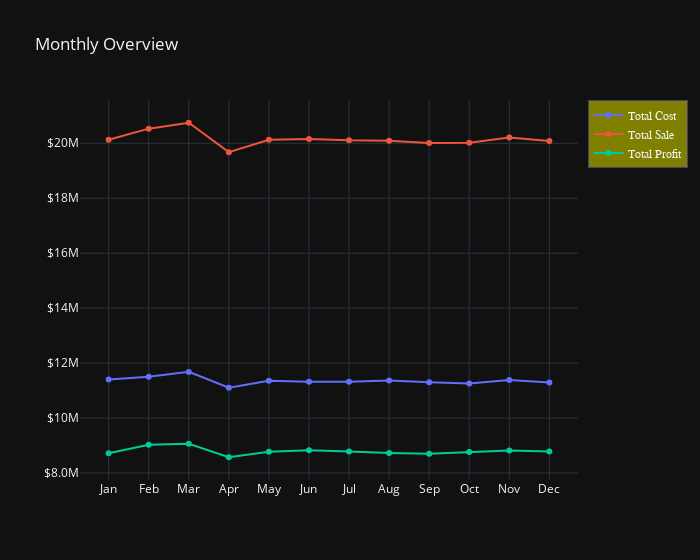

Here is the notebook cell this chart was saved with:
### Code cell
fig = go.Figure()
fig.add_trace(
    go.Scatter(x=mnth_sum.shortmnthname, y=mnth_sum.total_cost, 
               name='Total Cost')
),
fig.add_trace(
    go.Scatter(x=mnth_sum.shortmnthname, y=mnth_sum.total_sale, 
               name='Total Sale')
),
fig.add_trace(
    go.Scatter(x=mnth_sum.shortmnthname, y=mnth_sum.total_profit,
               name='Total Profit')
)
fig.update_layout(title='Monthly Overview', width=700,
                  xaxis=dict(ticktext=mnth_order,
                             tickvals=[1,2,3,4,5,6,7,8,9,10,11,12]),
                  yaxis=dict(tickformat='$.2s'),
                  legend = dict(
                        orientation='v',
                        title='',
                        font = dict(
                        family="Courier",
                        size=12,
                        ),
                        bgcolor='olive',
                        bordercolor='blue',
                        borderwidth=.5
                    )
                  )

### Figure 1 — Plotly figure (JSON) as saved in the notebook; plotly's stock layout.template omitted (floating-point values rounded to 4 significant figures)
{"data": [{"name": "Total Cost", "type": "scatter", "x": [1, 2, 3, 4, 5, 6, 7, 8, 9, 10, 11, 12], "y": [11406060, 11503400, 11680670, 11103620, 11356250, 11324060, 11320340, 11363860, 11307040, 11254550, 11386870, 11298510]}, {"name": "Total Sale", "type": "scatter", "x": [1, 2, 3, 4, 5, 6, 7, 8, 9, 10, 11, 12], "y": [20129050, 20531850, 20746800, 19677450, 20128500, 20152500, 20107350, 20094800, 20009700, 20021650, 20207200, 20085800]}, {"name": "Total Profit", "type": "scatter", "x": [1, 2, 3, 4, 5, 6, 7, 8, 9, 10, 11, 12], "y": [8722990, 9028450, 9066130, 8573830, 8772250, 8828440, 8787010, 8730940, 8702660, 8767100, 8820330, 8787290]}], "layout": {"legend": {"bgcolor": "olive", "bordercolor": "blue", "borderwidth": 0.5, "font": {"family": "Courier", "size": 12}, "orientation": "v", "title": {"text": ""}}, "title": {"text": "Monthly Overview"}, "width": 700, "xaxis": {"ticktext": ["Jan", "Feb", "Mar", "Apr", "May", "Jun", "Jul", "Aug", "Sep", "Oct", "Nov", "Dec"], "tickvals": [1, 2, 3, 4, 5, 6, 7, 8, 9, 10, 11, 12]}, "yaxis": {"tickformat": "$.2s"}}}
